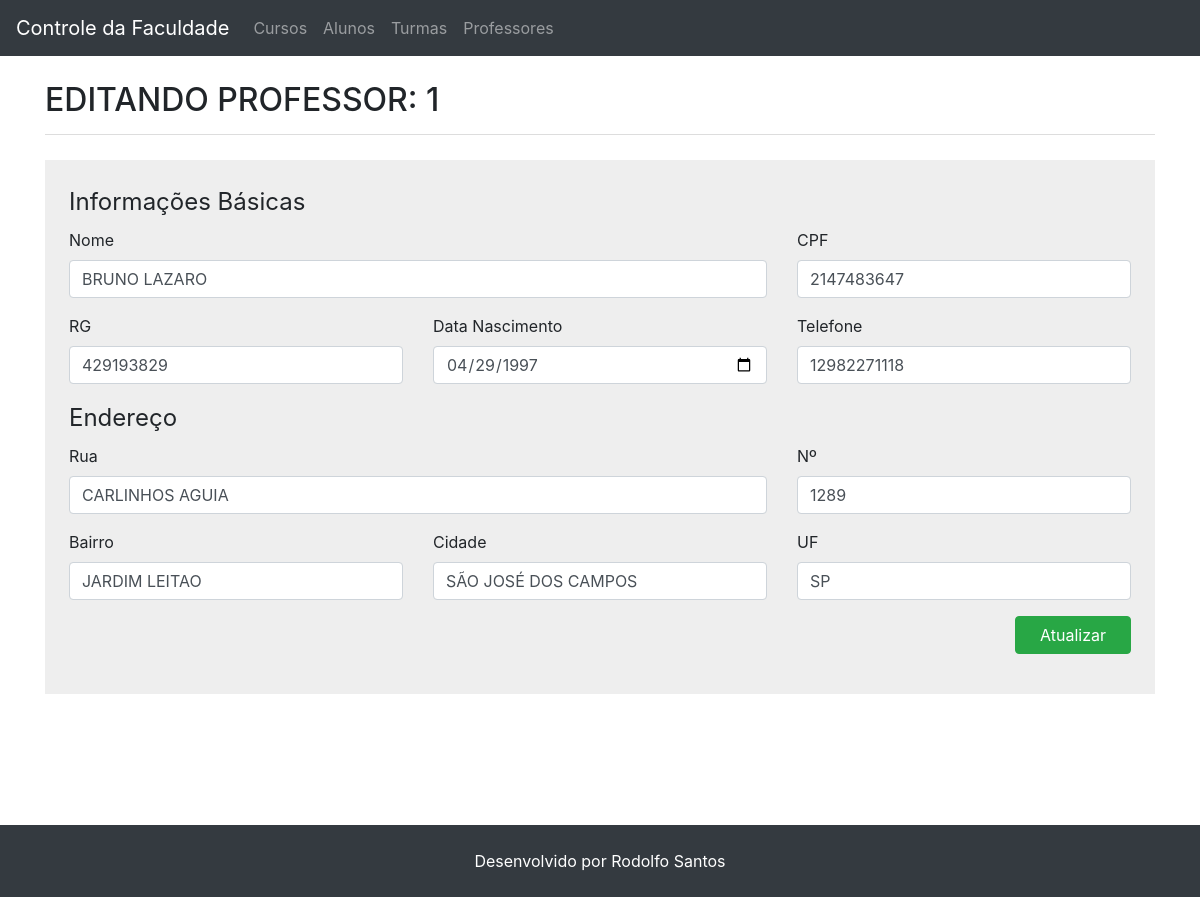
The app's page /index.php?pagina=professor_edit&id_professor=1 with its own data.
### tables this page shows
CREATE TABLE `professor` (
  `ID_PROFESSOR` int(11) NOT NULL,
  `CPF` int(11) NOT NULL,
  `RG` int(11) NOT NULL,
  `NOME_PROFESSOR` varchar(255) NOT NULL,
  `DATA_NASCIMENTO` varchar(255) DEFAULT NULL,
  `TELEFONE` varchar(255) DEFAULT NULL,
  `RUA` varchar(255) DEFAULT NULL,
  `NUMERO` int(11) DEFAULT NULL,
  `BAIRRO` varchar(255) DEFAULT NULL,
  `CIDADE` varchar(255) DEFAULT NULL,
  `UF` varchar(255) DEFAULT NULL
);

### index.php (called while the page is built, shortened)
<?php
include 'header.php';
include 'router/routes.php';
include 'footer.php';

### views/professor_edit.php (the view, shortened to what this page needs)
<?php
  $ID_PROFESSOR = $_GET["id_professor"];
  $query = "SELECT * FROM PROFESSOR WHERE ID_PROFESSOR = $ID_PROFESSOR";
  $consulta_professor = mysqli_query($conexao, $query);
?>
<?php while($linha = mysqli_fetch_array($consulta_professor)) { ?>
<h1>
  Editando Professor: <?= $linha["ID_PROFESSOR"]; ?>
</h1>
<form method="post" action="services/alter/professor.php" class="mb-4 pb-4 bg-muted p-4">
  <fieldset>
    <legend>Informações Básicas</legend>
    <div class="row">
      <div class="form-group col-8">
        <label for="nome">Nome</label>
        <input type="text" class="form-control" id="nome" name="nome" required placeholder="Nome do Professor" value="<?= $linha["NOME_PROFESSOR"] ;?>">
      </div>
      <div class="form-group col-4">
        <label for="cpf">CPF</label>
        <input type="text" class="form-control" id="cpf" name="cpf" required placeholder="CPF" maxlength="11" value="<?= $linha["CPF"] ;?>">
      </div>
    </div>
    <div class="row">
      <div class="form-group col-4">
        <label for="rg">RG</label>
        <input type="text" class="form-control" id="rg" name="rg" required placeholder="RG" maxlength="9" value="<?= $linha["RG"] ;?>">
      </div>
      <div class="form-group col-4">
        <label for="data_nasc">Data Nascimento</label>
        <input type="date" class="form-control datepicker" id="data_nasc" name="data_nasc" required value="<?= $linha["DATA_NASCIMENTO"] ;?>">
      </div>
      <div class="form-group col-4">
        <label for="telefone">Telefone</label>
        <input type="text" class="form-control" id="telefone" name="telefone" required placeholder="Telefone" value="<?= $linha["TELEFONE"] ;?>">
      </div>
    </div>
  </fieldset>
  <fieldset>
    <legend>Endereço</legend>
    <div class="row">
      <div class="form-group col-8">
        <label for="rua">Rua</label>
        <input type="text" class="form-control" id="rua" name="rua" required value="<?= $linha["RUA"] ;?>">
      </div>
      <div class="form-group col-4">
        <label for="numero">Nº</label>
        <input type="text" class="form-control" id="numero" name="numero" required value="<?= $linha["NUMERO"] ;?>">
      </div>
    </div>
    <div class="row">
      <div class="form-group col-4">
        <label for="bairro">Bairro</label>
        <input type="text" class="form-control" id="bairro" name="bairro" required value="<?= $linha["BAIRRO"] ;?>">
      </div>
      <div class="form-group col-4">
        <label for="cidade">Cidade</label>
        <input type="text" class="form-control" id="cidade" name="cidade" required value="<?= $linha["CIDADE"] ;?>">
      </div>
      <div class="form-group col-4">
        <label for="uf">UF</label>
        <input type="text" class="form-control" id="uf" name="uf" required value="<?= $linha["UF"] ;?>">
      </div>
    </div>
  </fieldset>
  <div class="row">
    <div class="form-group col-12 d-flex justify-content-end">
        <button type="submit" class="btn btn-success px-4">Atualizar</button>
    </div>
  </div>
</form>
<?php } ?>

### assets/custom.css (style rules this page uses)
.bg-muted { background-color: #eee; }
h1 { text-transform: uppercase; margin-top: 25px; margin-bottom: 25px; padding-bottom: 15px; font-size: 2em; border-bottom: 1px solid #ddd; }

### records on screen
professor: ID_PROFESSOR "1", nome "BRUNO LAZARO", cpf "2147483647", rg "429193829", data_nasc "04/29/1997", telefone "12982271118", rua "CARLINHOS AGUIA", numero "1289", bairro "JARDIM LEITAO", cidade "SÃO JOSÉ DOS CAMPOS", uf "SP"
